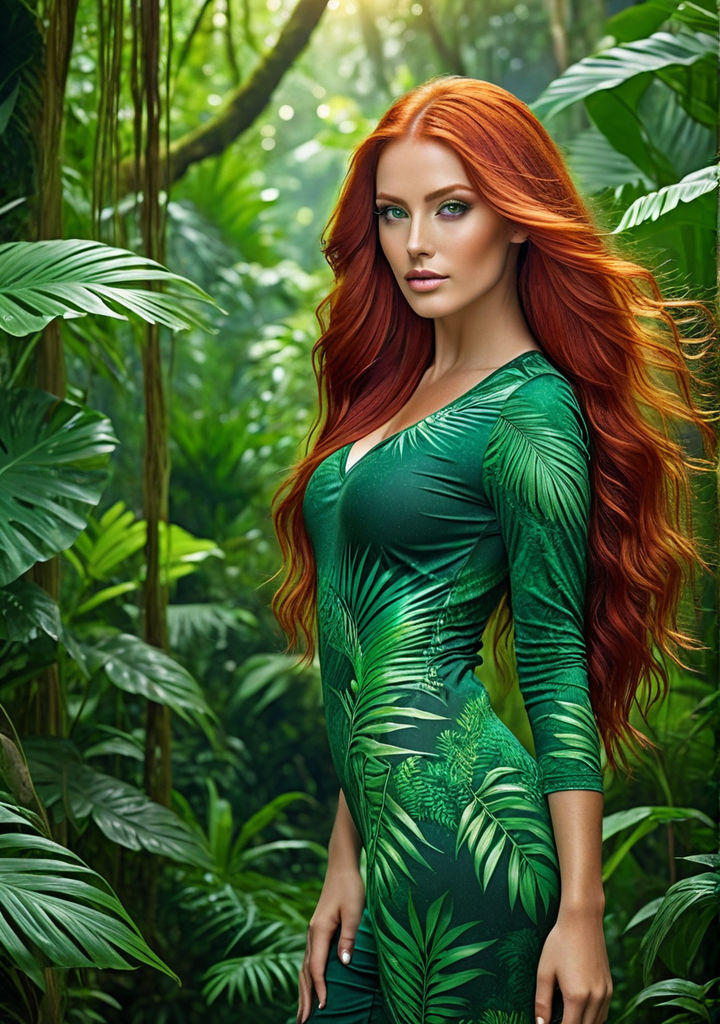
#> input picture Edge_Detection/image.jpeg, 720 x 1024 px
$ python laplace.py
#> lines starting #> are read from the running program, lines starting #| are printed output that depends on the picture
import sys
import cv2 as cv
import numpy as np
# Load image in grayscale
imagePath = "image.jpeg"
src_gray = cv.imread(imagePath, cv.IMREAD_GRAYSCALE)
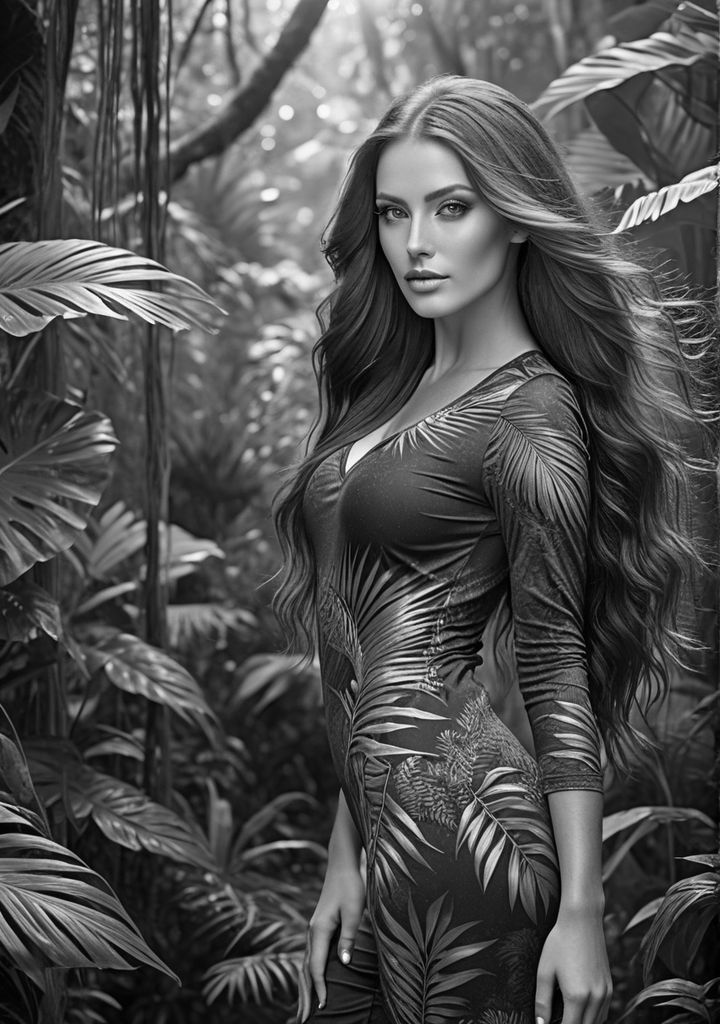
#> src_gray: shape (1024, 720); min 0, max 255, mean 80

# Check if image loaded successfully
if src_gray is None:
    sys.exit("Error: Could not read the image. Check the file path.")

# Laplacian edge detection
ddepth = cv.CV_16S  # Output depth (16-bit signed to handle negative edges)
# kernel_size = 3  # Size of the Laplacian kernel (typically 1, 3, or 5)
kernel_size = np.array([
    [0,  1, 0],
    [1, -4, 1],
    [0,  1, 0]
], dtype=np.float32)

def apply_lapacian(image, kernel):
    h,w = image.shape
#> h = 1024; w = 720
    k_h, k_w = kernel.shape
    pad = k_h//2

    # pad the image (to handle borders)
    padded = np.pad(image, ((pad, pad), (pad, pad)), mode='constant', constant_values=0)
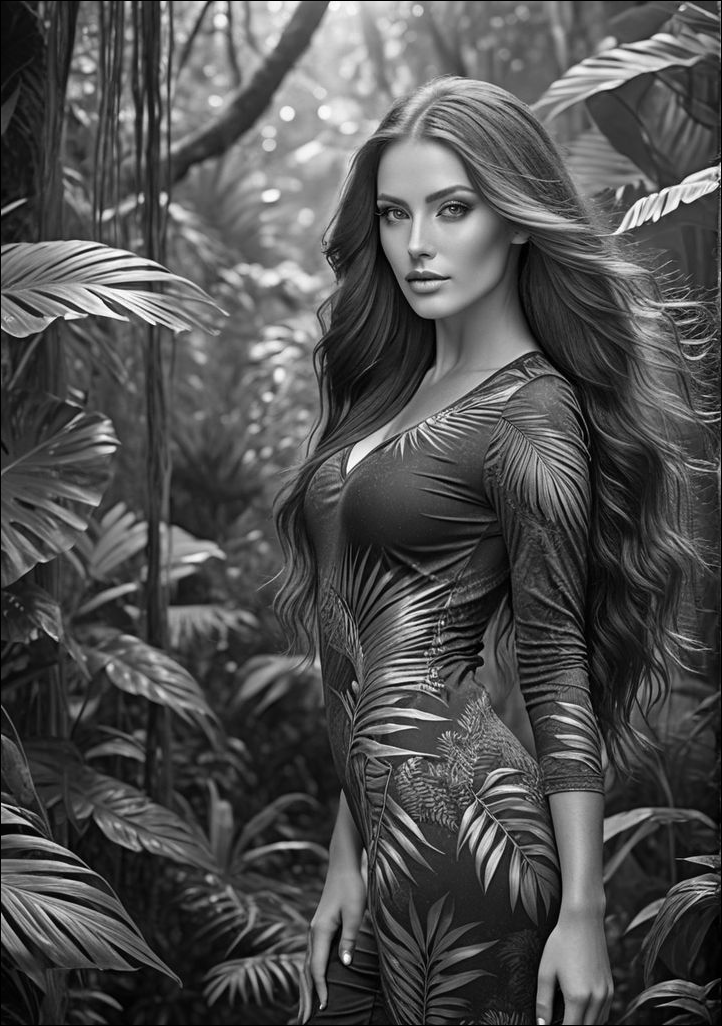
#> padded: shape (1026, 722); min 0, max 255, mean 79.6
    output = np.zeros_like(image, dtype=np.float32)

    # apply convolution
    for y in range(pad, h+pad):
        for x in range(pad, w+pad):
            roi = padded[y-pad:y+pad+1, x-pad:x+pad+1]
            output[y-pad, x-pad] = np.sum(roi * kernel)
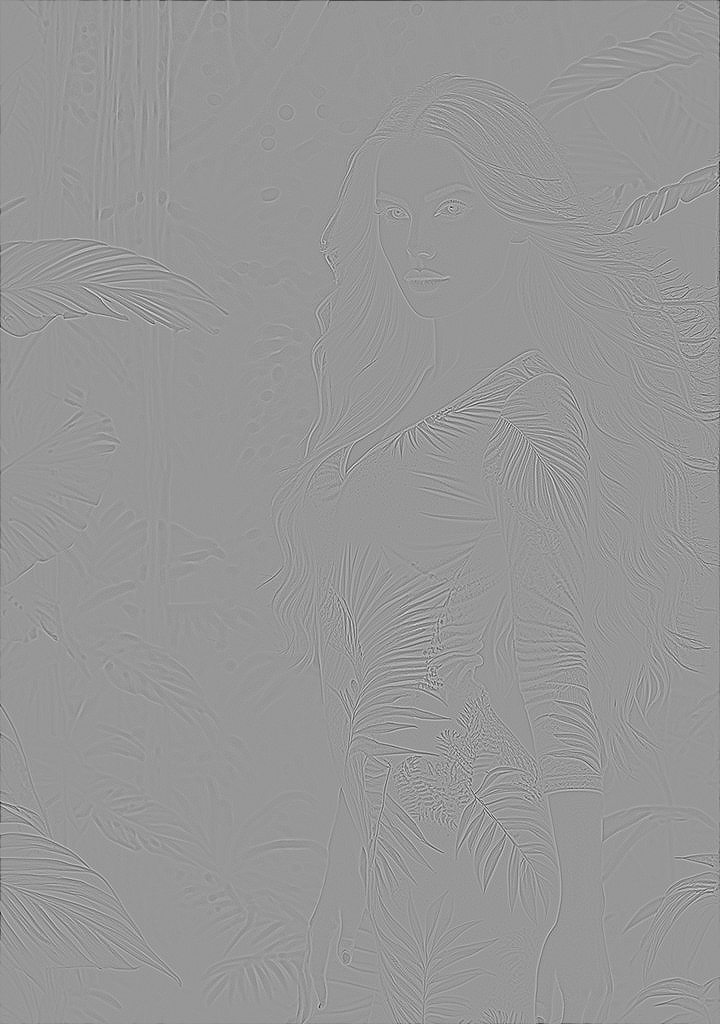
#> output: shape (1024, 720) float32; min -456, max 313, mean -0.3; drawn with min black and max white

    return output

def apply_LoG(image, kernel):
    # Step 1: Apply Gaussian Blur (to reduce noise)
    blurred = cv2.GaussianBlur(image, (3, 3), 0)  # Adjust kernel size as needed

    # Step 2: Apply Laplacian filter
    laplacian = cv2.filter2D(blurred, -1, kernel)

    return laplacian

# dst = cv.Laplacian(src_gray, ddepth, kernel_size)
dst = apply_lapacian(src_gray , kernel_size)

# Convert back to 8-bit for display
abs_dst = cv.convertScaleAbs(dst)
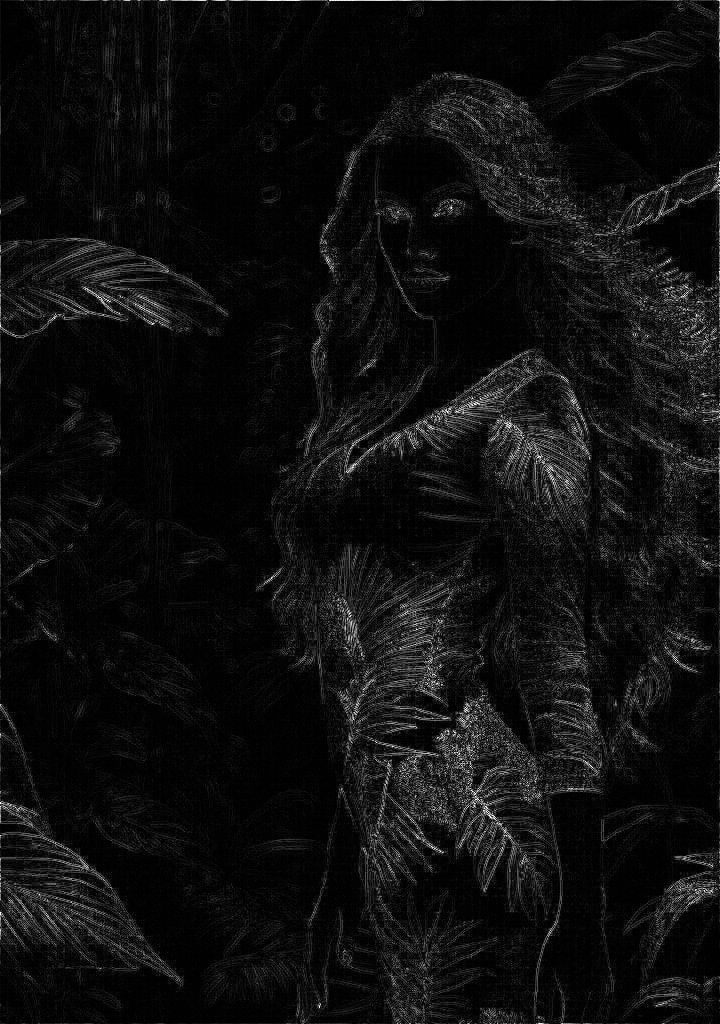
#> abs_dst: shape (1024, 720); min 0, max 255, mean 15.2

# Display results
cv.imshow("Original", src_gray)
cv.imshow("Laplacian Edges", abs_dst)
cv.waitKey(0)
cv.destroyAllWindows()
